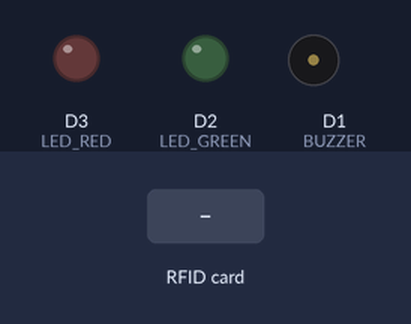
Bench run of a sketch on a simulated ESP8266 (NodeMCU). Shown: output pins drawn as LEDs (lit = HIGH), buzzer (waves = sounding, pin HIGH). The test bench sets the inputs (shaded band). WiFi joins after 1.5 s; servers stay silent unless stated; uploads are accepted with an empty reply; what the sketch prints to the serial monitor is not drawn.

Above: at 2.8 s.
2.9 s: RFID card 5E 7A 19 C4 held to the reader
At 3.3 s:
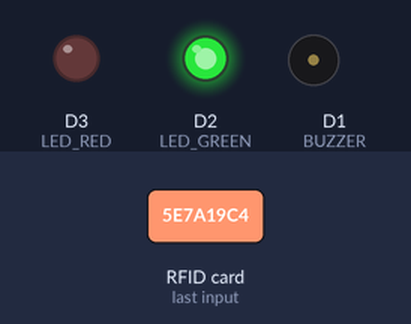
Timing chart, 0 to 5.9 s (numbered marks = the images above; inputs shaded):
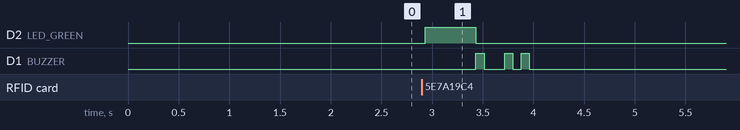

Measured:
- after the input at 2.9 s, D2 (LED_GREEN): LOW → HIGH at once, → LOW 0.50 s later; D1 (BUZZER): goes HIGH 0.08 s, LOW 0.20 s, HIGH 0.08 s, LOW 0.08 s, HIGH 0.08 s, then LOW, starting after 0.53 s

The sketch:

smartpark_rfid_scanner.ino
```cpp
/*
 * ============================================================
 *  SmartPark – RFID Gate Scanner (ESP8266 + MFRC522)
 * ============================================================
 *
 *  Wiring (ESP8266 NodeMCU  →  MFRC522):
 *  ─────────────────────────────────────
 *    3.3V  →  VCC
 *    GND   →  GND
 *    D8    →  SDA  (SS / Chip Select)
 *    D5    →  SCK
 *    D7    →  MOSI
 *    D6    →  MISO
 *    D0    →  RST
 *
 *  Buzzer (optional):
 *    D1    →  Buzzer (+)
 *    GND   →  Buzzer (–)
 *
 *  LED indicators (optional):
 *    D2    →  Green LED (Entry)   via 220Ω resistor
 *    D3    →  Red   LED (Exit)    via 220Ω resistor
 *
 *  Libraries required (install via Arduino Library Manager):
 *    1. MFRC522  by GithubCommunity
 *    2. ArduinoJson  by Benoit Blanchon  (v7.x)
 *    3. ESP8266WiFi           (comes with ESP8266 board package)
 *    4. ESP8266HTTPClient     (comes with ESP8266 board package)
 *
 *  Board package:
 *    In Preferences → Additional Board URLs add:
 *      http://arduino.esp8266.com/stable/package_esp8266com_index.json
 *    Then install "esp8266 by ESP8266 Community" from Boards Manager.
 *    Select board: "NodeMCU 1.0 (ESP-12E Module)" or similar.
 *
 *  Logic:
 *    • 1st scan of a tag  → sends  action = "ENTRY"
 *    • 2nd scan of same tag → sends action = "EXIT"
 *    • After EXIT the tag is cleared, so scanning again = new ENTRY.
 *    • Tracks up to MAX_TAGS unique tags simultaneously.
 * ============================================================
 */

#include <ESP8266WiFi.h>
#include <ESP8266HTTPClient.h>
#include <WiFiClientSecure.h>
#include <SPI.h>
#include <MFRC522.h>
#include <ArduinoJson.h>

// ──────────────────── PIN DEFINITIONS ────────────────────
#define SS_PIN    D8   // SDA / Chip-select for MFRC522
#define RST_PIN   D0   // Reset pin for MFRC522
#define BUZZER    D1   // Optional buzzer
#define LED_GREEN D2   // Optional green LED (Entry)
#define LED_RED   D3   // Optional red LED   (Exit)

// ──────────────────── WIFI CREDENTIALS ───────────────────
const char* WIFI_SSID     = "YOUR_WIFI_SSID";      // ← Change this
const char* WIFI_PASSWORD = "YOUR_WIFI_PASSWORD";   // ← Change this

// ──────────────────── API CONFIGURATION ──────────────────
const char* API_URL = "https://smartpark-fzzx.onrender.com/api/v1/parking/rfid-scan";
const char* API_KEY = "YOUR_API_KEY_HERE";

// Constant: This ESP8266 is physically installed at this lot
const char* LOT_ID  = "70f92dd9-c11d-40ed-8976-6dd90265e0ee";

// ──────────────────── TAG TRACKING ───────────────────────
// We keep a small table of tags currently "inside" the lot.
// First scan → ENTRY (tag added to table).
// Second scan → EXIT (tag removed from table).
#define MAX_TAGS 50   // Max simultaneous vehicles to track

String  insideTags[MAX_TAGS];   // Array of tag UIDs currently inside
int     tagCount = 0;           // How many tags are currently tracked

// ──────────────────── TIMING ─────────────────────────────
#define SCAN_COOLDOWN_MS  3000  // Ignore re-reads of the SAME card for 3 s
String  lastScannedTag = "";
unsigned long lastScanTime = 0;

// ──────────────────── OBJECTS ────────────────────────────
MFRC522 rfid(SS_PIN, RST_PIN);


// ═══════════════════════════════════════════════════════════
//  SETUP
// ═══════════════════════════════════════════════════════════
void setup() {
  Serial.begin(115200);
  delay(100);

  // --- Peripheral pins ---
  pinMode(BUZZER,    OUTPUT);
  pinMode(LED_GREEN, OUTPUT);
  pinMode(LED_RED,   OUTPUT);
  digitalWrite(BUZZER,    LOW);
  digitalWrite(LED_GREEN, LOW);
  digitalWrite(LED_RED,   LOW);

  // --- SPI & RFID reader ---
  SPI.begin();
  rfid.PCD_Init();
  rfid.PCD_DumpVersionToSerial();  // Print firmware version (debugging)

  Serial.println();
  Serial.println("╔═══════════════════════════════════════╗");
  Serial.println("║      SmartPark RFID Gate Scanner      ║");
  Serial.println("╚═══════════════════════════════════════╝");

  // --- WiFi ---
  connectWiFi();

  Serial.println("\n✓ System ready. Waiting for RFID cards...\n");
}


// ═══════════════════════════════════════════════════════════
//  LOOP
// ═══════════════════════════════════════════════════════════
void loop() {
  // Reconnect WiFi if it drops
  if (WiFi.status() != WL_CONNECTED) {
    Serial.println("⚠ WiFi lost. Reconnecting...");
    connectWiFi();
  }

  // 1. Check if a NEW card is present on the reader
  if (!rfid.PICC_IsNewCardPresent()) return;
  if (!rfid.PICC_ReadCardSerial())   return;

  // 2. Read the card UID and build a string like "A3:F2:01:7C"
  String tagUID = getTagUID();

  // 3. Debounce: ignore if same card scanned within cooldown window
  if (tagUID == lastScannedTag && (millis() - lastScanTime) < SCAN_COOLDOWN_MS) {
    rfid.PICC_HaltA();
    rfid.PCD_StopCrypto1();
    return;
  }
  lastScannedTag = tagUID;
  lastScanTime   = millis();

  Serial.println("────────────────────────────────────");
  Serial.println("📡 Card detected:  " + tagUID);

  // 4. Determine action: is this tag already inside?
  int tagIndex = findTag(tagUID);
  String action;

  if (tagIndex == -1) {
    // Tag NOT in our table → this is an ENTRY
    action = "ENTRY";
    addTag(tagUID);
    Serial.println("🟢 Action:          ENTRY");
    blinkLED(LED_GREEN);
  } else {
    // Tag IS in our table → this is an EXIT
    action = "EXIT";
    removeTag(tagIndex);
    Serial.println("🔴 Action:          EXIT");
    blinkLED(LED_RED);
  }

  // 5. Beep to acknowledge
  beep(1);

  // 6. Send the API request
  bool success = sendRFIDScan(tagUID, action);

  if (success) {
    Serial.println("✅ Server acknowledged.");
    beep(2);  // Double-beep = success
  } else {
    Serial.println("❌ Server request failed.");
    beep(4);  // Rapid beeps = error
  }

  Serial.println("────────────────────────────────────\n");

  // 7. Halt the card so it isn't read again immediately
  rfid.PICC_HaltA();
  rfid.PCD_StopCrypto1();
}


// ═══════════════════════════════════════════════════════════
//  WiFi CONNECTION
// ═══════════════════════════════════════════════════════════
void connectWiFi() {
  Serial.print("📶 Connecting to WiFi: ");
  Serial.println(WIFI_SSID);

  WiFi.mode(WIFI_STA);
  WiFi.begin(WIFI_SSID, WIFI_PASSWORD);

  int attempts = 0;
  while (WiFi.status() != WL_CONNECTED) {
    delay(500);
    Serial.print(".");
    attempts++;
    if (attempts > 40) {  // Timeout after ~20 seconds
      Serial.println("\n❌ WiFi connection timeout. Restarting...");
      ESP.restart();
    }
  }

  Serial.println();
  Serial.println("✓ WiFi connected");
  Serial.print("  IP Address: ");
  Serial.println(WiFi.localIP());
}


// ═══════════════════════════════════════════════════════════
//  SEND RFID SCAN  →  POST to SmartPark API
// ═══════════════════════════════════════════════════════════
bool sendRFIDScan(String rfidTag, String action) {
  WiFiClientSecure client;
  client.setInsecure();  // Skip SSL cert validation (Render rotates certs)

  HTTPClient http;

  Serial.print("📤 Sending to server... ");

  if (!http.begin(client, API_URL)) {
    Serial.println("HTTP begin failed");
    return false;
  }

  // Headers
  http.addHeader("Content-Type", "application/json");
  http.addHeader("X-API-Key", API_KEY);

  // Build JSON payload using ArduinoJson (safe, no buffer overflows)
  JsonDocument doc;
  doc["rfidTag"] = rfidTag;
  doc["lotId"]   = LOT_ID;
  doc["action"]  = action;

  String payload;
  serializeJson(doc, payload);

  Serial.println(payload);

  // Send POST
  int httpCode = http.POST(payload);

  if (httpCode > 0) {
    Serial.print("   HTTP ");
    Serial.print(httpCode);
    Serial.print(" → ");
    Serial.println(http.getString());
    http.end();
    return (httpCode >= 200 && httpCode < 300);
  } else {
    Serial.printf("   HTTP error: %s\n", http.errorToString(httpCode).c_str());
    http.end();
    return false;
  }
}


// ═══════════════════════════════════════════════════════════
//  READ TAG UID  →  Returns string like "A3:F2:01:7C"
// ═══════════════════════════════════════════════════════════
String getTagUID() {
  String uid = "";
  for (byte i = 0; i < rfid.uid.size; i++) {
    if (i > 0) uid += ":";
    if (rfid.uid.uidByte[i] < 0x10) uid += "0";  // Leading zero
    uid += String(rfid.uid.uidByte[i], HEX);
  }
  uid.toUpperCase();
  return uid;
}


// ═══════════════════════════════════════════════════════════
//  TAG TRACKING  (simple array-based lookup)
// ═══════════════════════════════════════════════════════════

// Find a tag in the insideTags array. Returns index or -1.
int findTag(String uid) {
  for (int i = 0; i < tagCount; i++) {
    if (insideTags[i] == uid) return i;
  }
  return -1;
}

// Add a tag to the tracking array
void addTag(String uid) {
  if (tagCount < MAX_TAGS) {
    insideTags[tagCount] = uid;
    tagCount++;
    Serial.print("   Tracking ");
    Serial.print(tagCount);
    Serial.println(" vehicle(s) inside.");
  } else {
    Serial.println("⚠ Tag table full! Cannot track more vehicles.");
  }
}

// Remove a tag from the tracking array (swap with last element)
void removeTag(int index) {
  insideTags[index] = insideTags[tagCount - 1];
  insideTags[tagCount - 1] = "";
  tagCount--;
  Serial.print("   Tracking ");
  Serial.print(tagCount);
  Serial.println(" vehicle(s) inside.");
}


// ═══════════════════════════════════════════════════════════
//  BUZZER & LED HELPERS
// ═══════════════════════════════════════════════════════════

// Short beep(s) on the buzzer
void beep(int times) {
  for (int i = 0; i < times; i++) {
    digitalWrite(BUZZER, HIGH);
    delay(80);
    digitalWrite(BUZZER, LOW);
    if (i < times - 1) delay(80);
  }
}

// Blink an LED briefly
void blinkLED(int pin) {
  digitalWrite(pin, HIGH);
  delay(500);
  digitalWrite(pin, LOW);
}
```
